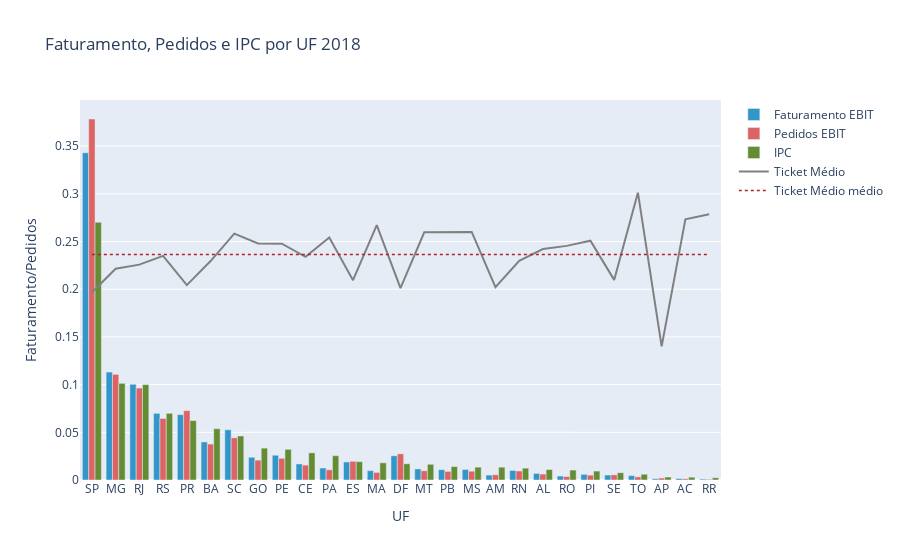

The cell this chart's notebook holds for it:
### Markdown cell above
## Como é o Faturamento, quantidade de Pedidos e IPC por UF?

### Code cell

